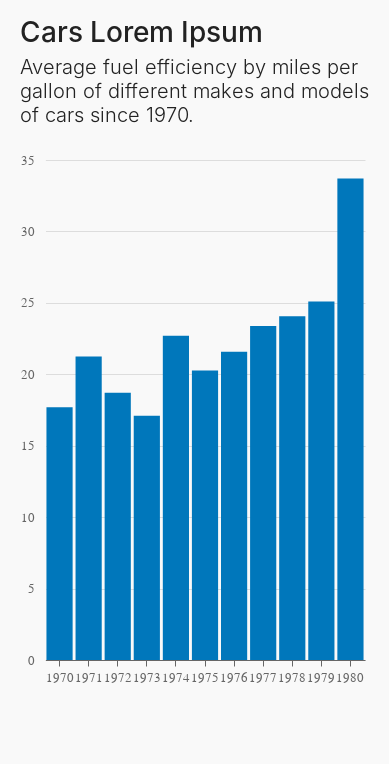

The notebook cell saved with this chart:
### Markdown cell above
## Horizontal bar chart

### Code cell
hbar = alt.Chart(cars).mark_bar().encode(
    x=alt.X('year(Year):O'), # wrap `Year` column with Altair's year() fn, then type as :O[rdinal] for proper display
    y=alt.Y('mean(Miles_per_Gallon)', axis=alt.Axis(tickCount=10)),
).properties(
    title={
        'text': 'Cars Lorem Ipsum',
        'subtitle' : ['Average fuel efficiency by miles per', 'gallon of different makes and models', 'of cars since 1970.', ' ']

        # You could split up the subtitle into separate strings to fit 
        # each line, as shown above. However, it's better for Reveal's 
        # workflow to make the subtitle longer than what will fit in 
        # the chart because you can edit it in Illustrator, like so:
        
        # 'subtitle' : ['Average fuel efficiency by miles per gallon of different makes and models of cars since 1970.', ' ']
    }
)
hbar

### Figure 1 — Vega-Lite specification as saved in the notebook (floating-point values rounded to 4 significant figures; data arrays with more than 128 entries replaced by an {"elided": "..."} marker saying what was removed)
{"$schema": "https://vega.github.io/schema/vega-lite/v4.17.0.json", "config": {"arc": {"fill": "#0077bb"}, "area": {"fill": "#0077bb"}, "axis": {"gridColor": "#dddddd", "labelColor": "#666666", "labelFlush": false, "labelFont": "Tenon", "labelFontSize": 13, "labelFontWeight": 400, "labelPadding": 5, "tickSize": 6, "title": null, "titleColor": "#666666", "titleFontWeight": 300}, "axisX": {"domainColor": "#666666", "tickColor": "#666666"}, "axisY": {"domainColor": "#f9f9f9", "tickColor": "#f9f9f9"}, "background": "#f9f9f9", "bar": {"fill": "#0077bb"}, "legend": {"columnPadding": 20, "direction": "horizontal", "labelAlign": "left", "labelBaseline": "middle", "labelColor": "#222222", "labelFont": "Tenon", "labelFontSize": 16, "labelFontWeight": 300, "offset": 40, "orient": "top", "rowPadding": 10, "symbolType": "square", "title": null, "titleFont": "Tenon", "titleFontSize": 16, "titleFontWeight": 400}, "line": {"stroke": "#0077bb", "strokeWidth": 3}, "padding": {"bottom": 80, "left": 20, "right": 20, "top": 20}, "path": {"stroke": "#0077bb"}, "point": {"stroke": "#0077bb"}, "rect": {"fill": "#0077bb"}, "shape": {"stroke": "#0077bb"}, "symbol": {"fill": "#0077bb", "size": 30}, "title": {"align": "left", "anchor": "start", "color": "#222222", "font": "Tenon", "fontSize": 28, "fontWeight": 500, "subtitleColor": "#222222", "subtitleFont": "Tenon", "subtitleFontSize": 20, "subtitleFontWeight": 300, "subtitleLineHeight": 24, "subtitlePadding": 10}, "view": {"height": 500, "strokeOpacity": 0, "width": 320}}, "data": {"name": "data-338d66dfbbc2197ff7a526ac020915e8"}, "datasets": {"data-338d66dfbbc2197ff7a526ac020915e8": {"elided": "345 records"}}, "encoding": {"x": {"field": "Year", "timeUnit": "year", "type": "ordinal"}, "y": {"aggregate": "mean", "axis": {"tickCount": 10}, "field": "Miles_per_Gallon", "type": "quantitative"}}, "mark": "bar", "title": {"subtitle": ["Average fuel efficiency by miles per", "gallon of different makes and models", "of cars since 1970.", " "], "text": "Cars Lorem Ipsum"}}
